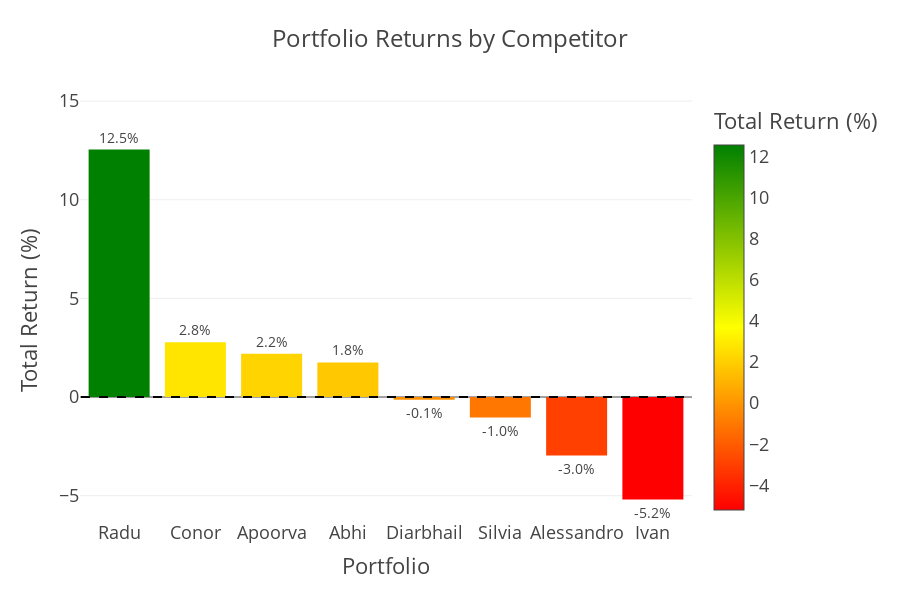

The cell this chart's notebook holds for it:
### Code cell
# Create a bar chart to visualize the total returns
performance_data = pd.DataFrame({
    'Portfolio': total_return.index,
    'Total Return (%)': total_return.values
})

# Sort the data to make the visualization more informative (optional)
performance_data = performance_data.sort_values('Total Return (%)', ascending=False)

# Create the figure with increased size
fig = px.bar(
    performance_data,
    x='Portfolio',
    y='Total Return (%)',
    title='Portfolio Returns by Competitor',
    color='Total Return (%)',
    color_continuous_scale=['red', 'yellow', 'green'],
    text='Total Return (%)'
)

# Add a horizontal line at 0%
fig.add_shape(
    type="line",
    x0=-0.5,
    y0=0,
    x1=len(performance_data)-0.5,
    y1=0,
    line=dict(color="black", width=2, dash="dash")
)

# Format the text labels and ensure they're visible
fig.update_traces(
    texttemplate='%{text:.1f}%', 
    textposition='outside',
    textfont=dict(size=14)  # Increase text size
)

# Calculate the y-axis range with extra padding to ensure text is visible
y_min = min(performance_data['Total Return (%)']) * 1.2 if min(performance_data['Total Return (%)']) < 0 else min(performance_data['Total Return (%)']) - 2
y_max = max(performance_data['Total Return (%)']) * 1.2 if max(performance_data['Total Return (%)']) > 0 else max(performance_data['Total Return (%)']) + 2

# Update layout with increased size, margins, and adjusted y-axis
fig.update_layout(
    template='presentation',
    yaxis=dict(
        title='Total Return (%)',
        range=[y_min, y_max]  # Ensure text labels are visible
    ),
    width=900,  # Increase width
    height=600,  # Increase height
    margin=dict(l=80, r=80, t=100, b=80),  # Increase margins
    title=dict(
        text='Portfolio Returns by Competitor',
        font=dict(size=24),  # Larger title
        y=0.95  # Position title higher
    )
)

# Show the figure
fig.show()

### Figure 1 — Plotly figure (JSON) as saved in the notebook; plotly's stock layout.template omitted (floating-point values rounded to 4 significant figures)
{"data": [{"hovertemplate": "Portfolio=%{x}<br>Total Return (%)=%{marker.color}<extra></extra>", "legendgroup": "", "marker": {"color": [12.55, 2.773, 2.195, 1.753, -0.1449, -1.045, -2.969, -5.196], "coloraxis": "coloraxis", "pattern": {"shape": ""}}, "name": "", "orientation": "v", "showlegend": false, "text": [12.55, 2.773, 2.195, 1.753, -0.1449, -1.045, -2.969, -5.196], "textfont": {"size": 14}, "textposition": "outside", "texttemplate": "%{text:.1f}%", "type": "bar", "x": ["Radu", "Conor", "Apoorva", "Abhi", "Diarbhail", "Silvia", "Alessandro", "Ivan"], "xaxis": "x", "y": [12.55, 2.773, 2.195, 1.753, -0.1449, -1.045, -2.969, -5.196], "yaxis": "y"}], "layout": {"barmode": "relative", "coloraxis": {"colorbar": {"title": {"text": "Total Return (%)"}}, "colorscale": [[0, "red"], [0.5, "yellow"], [1, "green"]]}, "height": 600, "legend": {"tracegroupgap": 0}, "margin": {"b": 80, "l": 80, "r": 80, "t": 100}, "shapes": [{"line": {"color": "black", "dash": "dash", "width": 2}, "type": "line", "x0": -0.5, "x1": 7.5, "y0": 0, "y1": 0}], "title": {"font": {"size": 24}, "text": "Portfolio Returns by Competitor", "y": 0.95}, "width": 900, "xaxis": {"anchor": "y", "domain": [0, 1], "title": {"text": "Portfolio"}}, "yaxis": {"anchor": "x", "domain": [0, 1], "range": [-6.235, 15.06], "title": {"text": "Total Return (%)"}}}}
